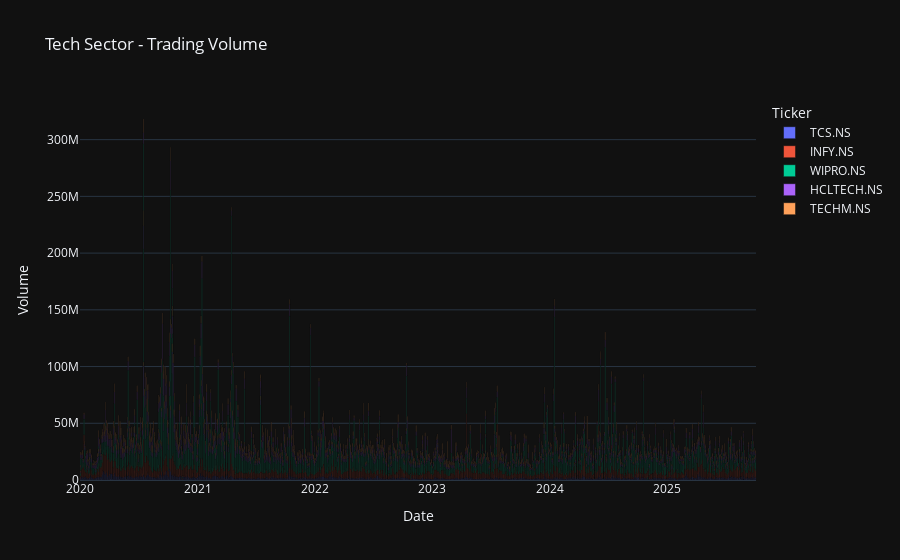
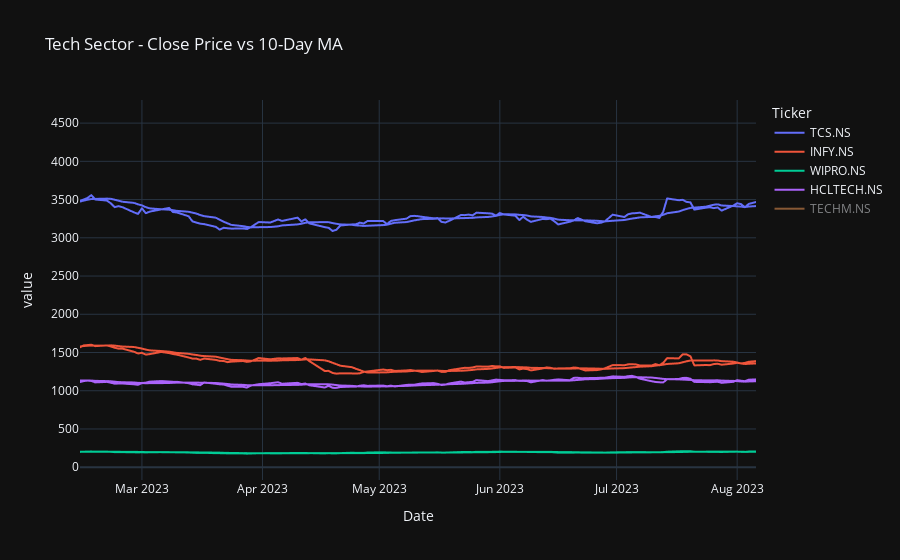

Notebook code for these charts, in order:
### Code cell
import pandas as pd
import plotly.express as px

# Load the saved tidy dataset
tidy_data = pd.read_csv("multi_sector_stock_data.csv")

# Map sectors again
sector_map = {
    'TCS.NS': 'Tech', 'INFY.NS': 'Tech', 'WIPRO.NS': 'Tech', 'HCLTECH.NS': 'Tech', 'TECHM.NS': 'Tech',
    'BAJAJHLDNG.NS': 'Auto', 'LT.NS': 'Auto', 'MARUTI.NS': 'Auto', 'TATAMOTORS.NS': 'Auto',
    'BAJAJ-AUTO.NS': 'Auto', 'EICHERMOT.NS': 'Auto', 'M&M.NS': 'Auto',
    'HDFCBANK.NS': 'Bank', 'ICICIBANK.NS': 'Bank', 'KOTAKBANK.NS': 'Bank', 'SBIN.NS': 'Bank', 'AXISBANK.NS': 'Bank',
    'SUNPHARMA.NS': 'Pharma', 'CIPLA.NS': 'Pharma', 'DIVISLAB.NS': 'Pharma', 'DRREDDY.NS': 'Pharma', 'ABBOTINDIA.NS': 'Pharma',
    'GRSE.NS': 'Defense', 'HAL.NS': 'Defense', 'BEL.NS': 'Defense'
}

tidy_data['Sector'] = tidy_data['Ticker'].map(sector_map)
tidy_data['Date'] = pd.to_datetime(tidy_data['Date'])

#  Define which sector you want to visualize
selected_sector = 'Tech'  # try 'Auto', 'Bank', etc.

df_sector = tidy_data[tidy_data['Sector'] == selected_sector].copy()

# ---  Volume Visualization ---
fig1 = px.bar(df_sector, 
              x='Date', 
              y='Volume', 
              color='Ticker', 
              title=f"{selected_sector} Sector - Trading Volume", 
              template='plotly_dark')
fig1.show()

# ---  Add Moving Average Overlay (Close + MA10) ---
df_sector['MA_10'] = df_sector.groupby('Ticker')['Close'].transform(lambda x: x.rolling(10).mean())

fig2 = px.line(df_sector, 
               x='Date', 
               y=['Close', 'MA_10'], 
               color='Ticker', 
               title=f"{selected_sector} Sector - Close Price vs 10-Day MA", 
               template='plotly_dark')
fig2.show()

### Figure 1 — Plotly figure (JSON) as saved in the notebook; plotly's stock layout.template omitted (floating-point values rounded to 4 significant figures; data arrays with more than 128 entries replaced by an {"elided": "..."} marker saying what was removed)
{"data": [{"hovertemplate": "Ticker=TCS.NS<br>Date=%{x}<br>Volume=%{y}<extra></extra>", "legendgroup": "TCS.NS", "marker": {"color": "#636efa", "pattern": {"shape": ""}}, "name": "TCS.NS", "orientation": "v", "showlegend": true, "textposition": "auto", "type": "bar", "x": {"elided": "1429 str values"}, "xaxis": "x", "y": {"elided": "1429 float values"}, "yaxis": "y"}, {"hovertemplate": "Ticker=INFY.NS<br>Date=%{x}<br>Volume=%{y}<extra></extra>", "legendgroup": "INFY.NS", "marker": {"color": "#EF553B", "pattern": {"shape": ""}}, "name": "INFY.NS", "orientation": "v", "showlegend": true, "textposition": "auto", "type": "bar", "x": {"elided": "1429 str values"}, "xaxis": "x", "y": {"elided": "1429 float values"}, "yaxis": "y"}, {"hovertemplate": "Ticker=WIPRO.NS<br>Date=%{x}<br>Volume=%{y}<extra></extra>", "legendgroup": "WIPRO.NS", "marker": {"color": "#00cc96", "pattern": {"shape": ""}}, "name": "WIPRO.NS", "orientation": "v", "showlegend": true, "textposition": "auto", "type": "bar", "x": {"elided": "1429 str values"}, "xaxis": "x", "y": {"elided": "1429 float values"}, "yaxis": "y"}, {"hovertemplate": "Ticker=HCLTECH.NS<br>Date=%{x}<br>Volume=%{y}<extra></extra>", "legendgroup": "HCLTECH.NS", "marker": {"color": "#ab63fa", "pattern": {"shape": ""}}, "name": "HCLTECH.NS", "orientation": "v", "showlegend": true, "textposition": "auto", "type": "bar", "x": {"elided": "1429 str values"}, "xaxis": "x", "y": {"elided": "1429 float values"}, "yaxis": "y"}, {"hovertemplate": "Ticker=TECHM.NS<br>Date=%{x}<br>Volume=%{y}<extra></extra>", "legendgroup": "TECHM.NS", "marker": {"color": "#FFA15A", "pattern": {"shape": ""}}, "name": "TECHM.NS", "orientation": "v", "showlegend": true, "textposition": "auto", "type": "bar", "x": {"elided": "1429 str values"}, "xaxis": "x", "y": {"elided": "1429 float values"}, "yaxis": "y"}], "layout": {"autosize": true, "barmode": "relative", "legend": {"title": {"text": "Ticker"}, "tracegroupgap": 0}, "title": {"text": "Tech Sector - Trading Volume"}, "xaxis": {"anchor": "y", "autorange": true, "domain": [0, 1], "range": ["2019-12-31 12:00", "2025-10-03 12:00"], "title": {"text": "Date"}, "type": "date"}, "yaxis": {"anchor": "x", "autorange": true, "domain": [0, 1], "range": [0, 334900000.0], "title": {"text": "Volume"}, "type": "linear"}}}

### Figure 2 — Plotly figure (JSON) as saved in the notebook; plotly's stock layout.template omitted (floating-point values rounded to 4 significant figures; data arrays with more than 128 entries replaced by an {"elided": "..."} marker saying what was removed)
{"data": [{"hovertemplate": "Ticker=TCS.NS<br>variable=Close<br>Date=%{x}<br>value=%{y}<extra></extra>", "legendgroup": "TCS.NS", "line": {"color": "#636efa", "dash": "solid"}, "marker": {"symbol": "circle"}, "mode": "lines", "name": "TCS.NS", "showlegend": true, "type": "scattergl", "x": {"elided": "1429 str values"}, "xaxis": "x", "y": {"elided": "1429 float values"}, "yaxis": "y"}, {"hovertemplate": "Ticker=TCS.NS<br>variable=MA_10<br>Date=%{x}<br>value=%{y}<extra></extra>", "legendgroup": "TCS.NS", "line": {"color": "#636efa", "dash": "solid"}, "marker": {"symbol": "circle"}, "mode": "lines", "name": "TCS.NS", "showlegend": false, "type": "scattergl", "x": {"elided": "1429 str values"}, "xaxis": "x", "y": {"elided": "1429 float values"}, "yaxis": "y"}, {"hovertemplate": "Ticker=INFY.NS<br>variable=Close<br>Date=%{x}<br>value=%{y}<extra></extra>", "legendgroup": "INFY.NS", "line": {"color": "#EF553B", "dash": "solid"}, "marker": {"symbol": "circle"}, "mode": "lines", "name": "INFY.NS", "showlegend": true, "type": "scattergl", "x": {"elided": "1429 str values"}, "xaxis": "x", "y": {"elided": "1429 float values"}, "yaxis": "y"}, {"hovertemplate": "Ticker=INFY.NS<br>variable=MA_10<br>Date=%{x}<br>value=%{y}<extra></extra>", "legendgroup": "INFY.NS", "line": {"color": "#EF553B", "dash": "solid"}, "marker": {"symbol": "circle"}, "mode": "lines", "name": "INFY.NS", "showlegend": false, "type": "scattergl", "x": {"elided": "1429 str values"}, "xaxis": "x", "y": {"elided": "1429 float values"}, "yaxis": "y"}, {"hovertemplate": "Ticker=WIPRO.NS<br>variable=Close<br>Date=%{x}<br>value=%{y}<extra></extra>", "legendgroup": "WIPRO.NS", "line": {"color": "#00cc96", "dash": "solid"}, "marker": {"symbol": "circle"}, "mode": "lines", "name": "WIPRO.NS", "showlegend": true, "type": "scattergl", "x": {"elided": "1429 str values"}, "xaxis": "x", "y": {"elided": "1429 float values"}, "yaxis": "y"}, {"hovertemplate": "Ticker=WIPRO.NS<br>variable=MA_10<br>Date=%{x}<br>value=%{y}<extra></extra>", "legendgroup": "WIPRO.NS", "line": {"color": "#00cc96", "dash": "solid"}, "marker": {"symbol": "circle"}, "mode": "lines", "name": "WIPRO.NS", "showlegend": false, "type": "scattergl", "x": {"elided": "1429 str values"}, "xaxis": "x", "y": {"elided": "1429 float values"}, "yaxis": "y"}, {"hovertemplate": "Ticker=HCLTECH.NS<br>variable=Close<br>Date=%{x}<br>value=%{y}<extra></extra>", "legendgroup": "HCLTECH.NS", "line": {"color": "#ab63fa", "dash": "solid"}, "marker": {"symbol": "circle"}, "mode": "lines", "name": "HCLTECH.NS", "showlegend": true, "type": "scattergl", "x": {"elided": "1429 str values"}, "xaxis": "x", "y": {"elided": "1429 float values"}, "yaxis": "y"}, {"hovertemplate": "Ticker=HCLTECH.NS<br>variable=MA_10<br>Date=%{x}<br>value=%{y}<extra></extra>", "legendgroup": "HCLTECH.NS", "line": {"color": "#ab63fa", "dash": "solid"}, "marker": {"symbol": "circle"}, "mode": "lines", "name": "HCLTECH.NS", "showlegend": false, "type": "scattergl", "x": {"elided": "1429 str values"}, "xaxis": "x", "y": {"elided": "1429 float values"}, "yaxis": "y"}, {"hovertemplate": "Ticker=TECHM.NS<br>variable=Close<br>Date=%{x}<br>value=%{y}<extra></extra>", "legendgroup": "TECHM.NS", "line": {"color": "#FFA15A", "dash": "solid"}, "marker": {"symbol": "circle"}, "mode": "lines", "name": "TECHM.NS", "showlegend": true, "type": "scattergl", "visible": "legendonly", "x": {"elided": "1429 str values"}, "xaxis": "x", "y": {"elided": "1429 float values"}, "yaxis": "y"}, {"hovertemplate": "Ticker=TECHM.NS<br>variable=MA_10<br>Date=%{x}<br>value=%{y}<extra></extra>", "legendgroup": "TECHM.NS", "line": {"color": "#FFA15A", "dash": "solid"}, "marker": {"symbol": "circle"}, "mode": "lines", "name": "TECHM.NS", "showlegend": false, "type": "scattergl", "visible": "legendonly", "x": {"elided": "1429 str values"}, "xaxis": "x", "y": {"elided": "1429 float values"}, "yaxis": "y"}], "layout": {"autosize": true, "legend": {"title": {"text": "Ticker"}, "tracegroupgap": 0}, "title": {"text": "Tech Sector - Close Price vs 10-Day MA"}, "xaxis": {"anchor": "y", "autorange": false, "domain": [0, 1], "range": ["2023-02-13 02:03:59.7245", "2023-08-05 20:16:48.496"], "title": {"text": "Date"}, "type": "date"}, "yaxis": {"anchor": "x", "autorange": true, "domain": [0, 1], "range": [-167.3, 4802.0], "title": {"text": "value"}, "type": "linear"}}}
